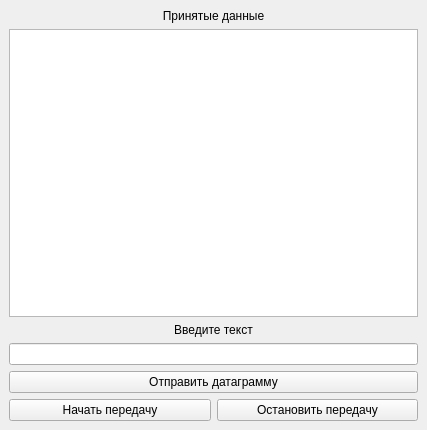
<?xml version="1.0" encoding="UTF-8"?>
<ui version="4.0">
 <class>MainWindow</class>
 <widget class="QMainWindow" name="MainWindow">
  <property name="geometry">
   <rect>
    <x>0</x>
    <y>0</y>
    <width>427</width>
    <height>430</height>
   </rect>
  </property>
  <property name="windowTitle">
   <string>MainWindow</string>
  </property>
  <widget class="QWidget" name="centralwidget">
   <layout class="QGridLayout" name="gridLayout">
    <item row="0" column="0" colspan="2">
     <widget class="QLabel" name="lb_receiveData">
      <property name="text">
       <string>Принятые данные</string>
      </property>
      <property name="alignment">
       <set>Qt::AlignCenter</set>
      </property>
     </widget>
    </item>
    <item row="7" column="1">
     <widget class="QPushButton" name="pb_stop">
      <property name="text">
       <string>Остановить передачу</string>
      </property>
     </widget>
    </item>
    <item row="2" column="0" colspan="2">
     <widget class="QLabel" name="lb_text">
      <property name="text">
       <string>Введите текст</string>
      </property>
      <property name="alignment">
       <set>Qt::AlignCenter</set>
      </property>
     </widget>
    </item>
    <item row="5" column="0" colspan="2">
     <widget class="QPushButton" name="pb_send">
      <property name="text">
       <string>Отправить датаграмму</string>
      </property>
     </widget>
    </item>
    <item row="1" column="0" colspan="2">
     <widget class="QTextEdit" name="te_result">
      <property name="verticalScrollBarPolicy">
       <enum>Qt::ScrollBarAsNeeded</enum>
      </property>
     </widget>
    </item>
    <item row="7" column="0">
     <widget class="QPushButton" name="pb_start">
      <property name="text">
       <string>Начать передачу</string>
      </property>
     </widget>
    </item>
    <item row="3" column="0" colspan="2">
     <widget class="QLineEdit" name="le_text"/>
    </item>
   </layout>
  </widget>
 </widget>
 <resources/>
 <connections/>
</ui>
